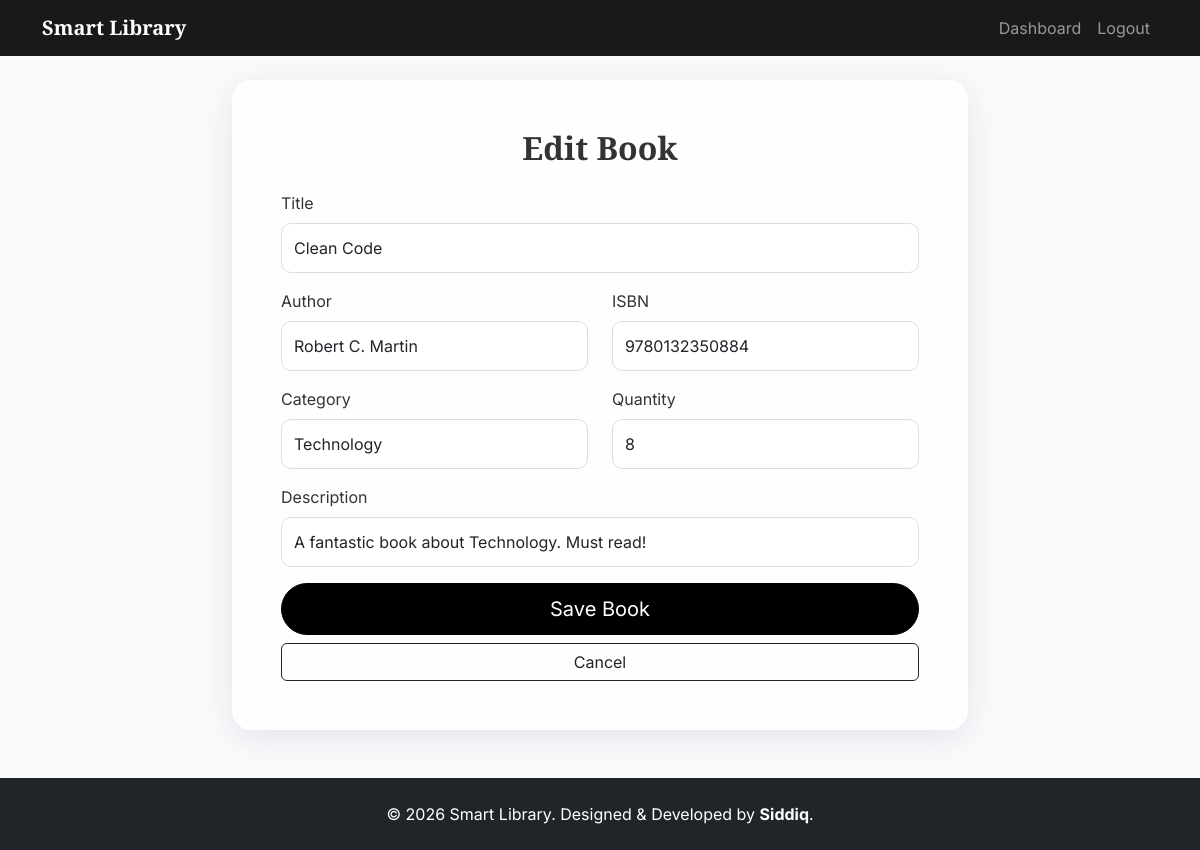
The app's page /librarian/books/edit/4 (signed in) with its own data.
### app/models.py (models this page shows, shortened)
class Book(db.Model):
    id = db.Column(db.Integer, primary_key=True)
    title = db.Column(db.String(200), index=True, nullable=False)
    author = db.Column(db.String(100), index=True, nullable=False)
    isbn = db.Column(db.String(20), unique=True, index=True)
    category = db.Column(db.String(50), index=True)
    language = db.Column(db.String(30))
    publication_year = db.Column(db.Integer)
    publisher = db.Column(db.String(100))
    description = db.Column(db.Text)
    cover_image = db.Column(db.String(200)) # Path to image
    quantity = db.Column(db.Integer, default=1)
    available_count = db.Column(db.Integer, default=1)
    price = db.Column(db.Float, default=0.0) # Purchasing price or Borrow fee
    pages = db.Column(db.Integer)
    average_rating = db.Column(db.Float, default=0.0)
    rating_count = db.Column(db.Integer, default=0)
    seller_id = db.Column(db.Integer, db.ForeignKey('user.id'), nullable=True) # Null if library owned
    created_at = db.Column(db.DateTime, default=datetime.utcnow)
    transactions = db.relationship('Transaction', backref='book', lazy='dynamic')
    reservations = db.relationship('Reservation', backref='book', lazy='dynamic')
    reviews = db.relationship('Review', backref='book', lazy='dynamic')

### app/blueprints/librarian.py (the view, shortened to what this page needs)
@librarian_bp.route('/books/edit/<int:book_id>', methods=['GET', 'POST'])
@login_required
@librarian_required
def edit_book(book_id):
    book = Book.query.get_or_404(book_id)
    form = BookForm(obj=book)
    return render_template('librarian/add_book.html', form=form, title="Edit Book")

### app/forms.py
class BookForm(FlaskForm):
    title = StringField('Title', validators=[DataRequired()])
    author = StringField('Author', validators=[DataRequired()])
    isbn = StringField('ISBN', validators=[DataRequired(), Length(min=10, max=13)])
    category = StringField('Category', validators=[DataRequired()])
    quantity = StringField('Quantity', validators=[DataRequired()])
    description = StringField('Description')
    submit = SubmitField('Save Book')

### app/models.py (called while the page is built)
@login_manager.user_loader
def load_user(user_id):
    return User.query.get(int(user_id))

### app/templates/librarian/add_book.html (shortened to what this page needs)
{% extends "base.html" %}
{% block content %}
<div class="row justify-content-center">
    <div class="col-md-8">
        <div class="glass-card p-5">
            <h2 class="text-center mb-4 font-playfair">{{ title }}</h2>
            <form method="POST">
                <div class="mb-3">
                    {{ form.title.label(class="form-label") }}
                    {{ form.title(class="form-control") }}
                </div>
                <div class="row">
                    <div class="col-md-6 mb-3">
                        {{ form.author.label(class="form-label") }}
                        {{ form.author(class="form-control") }}
                    </div>
                    <div class="col-md-6 mb-3">
                        {{ form.isbn.label(class="form-label") }}
                        {{ form.isbn(class="form-control") }}
                    </div>
                </div>
                <div class="row">
                    <div class="col-md-6 mb-3">
                        {{ form.category.label(class="form-label") }}
                        {{ form.category(class="form-control") }}
                    </div>
                    <div class="col-md-6 mb-3">
                        {{ form.quantity.label(class="form-label") }}
                        {{ form.quantity(class="form-control", type="number") }}
                    </div>
                </div>
                <div class="mb-3">
                    {{ form.description.label(class="form-label") }}
                    {{ form.description(class="form-control", rows=3) }}
                </div>
                <div class="d-grid gap-2">
                    {{ form.submit(class="btn btn-dark btn-lg") }}
                    <a href="{{ url_for('librarian.manage_books') }}" class="btn btn-outline-dark">Cancel</a>
                </div>
            </form>
        </div>
    </div>
</div>
{% endblock %}

### app/static/css/style.css (style rules this page uses)
:root { --font-heading: 'Playfair Display', serif; --font-body: 'Inter', sans-serif; --color-primary: #000000; --color-accent: #C41E3A; --color-bg: #FAFAFA; --glass-bg: rgba(255, 255, 255, 0.7); --glass-border: rgba(255, 255, 255, 0.5); --glass-shadow: 0 8px 32px 0 rgba(31, 38, 135, 0.1); }
body { font-family: var(--font-body); background-color: var(--color-bg); color: #333; min-height: 100vh; }
h1, h2, h3, h4, h5, h6, .font-playfair { font-family: var(--font-heading); font-weight: 700; }
.glass-card { background: var(--glass-bg); backdrop-filter: blur(10px); -webkit-backdrop-filter: blur(10px); border-radius: 20px; border: 1px solid var(--glass-border); box-shadow: var(--glass-shadow); }
.btn-dark { background-color: var(--color-primary); border-color: var(--color-primary); border-radius: 50px; padding: 10px 25px; transition: all 0.3s ease; }
.form-control { background: rgba(255, 255, 255, 0.8); border: 1px solid #ddd; border-radius: 10px; padding: 12px; }

### records on screen
Book: title "Clean Code", author "Robert C. Martin", isbn "9780132350884", category "Technology", quantity "8", description "A fantastic book about Technology. Must read!"

### other values on screen
{{ title }} "Edit Book"
